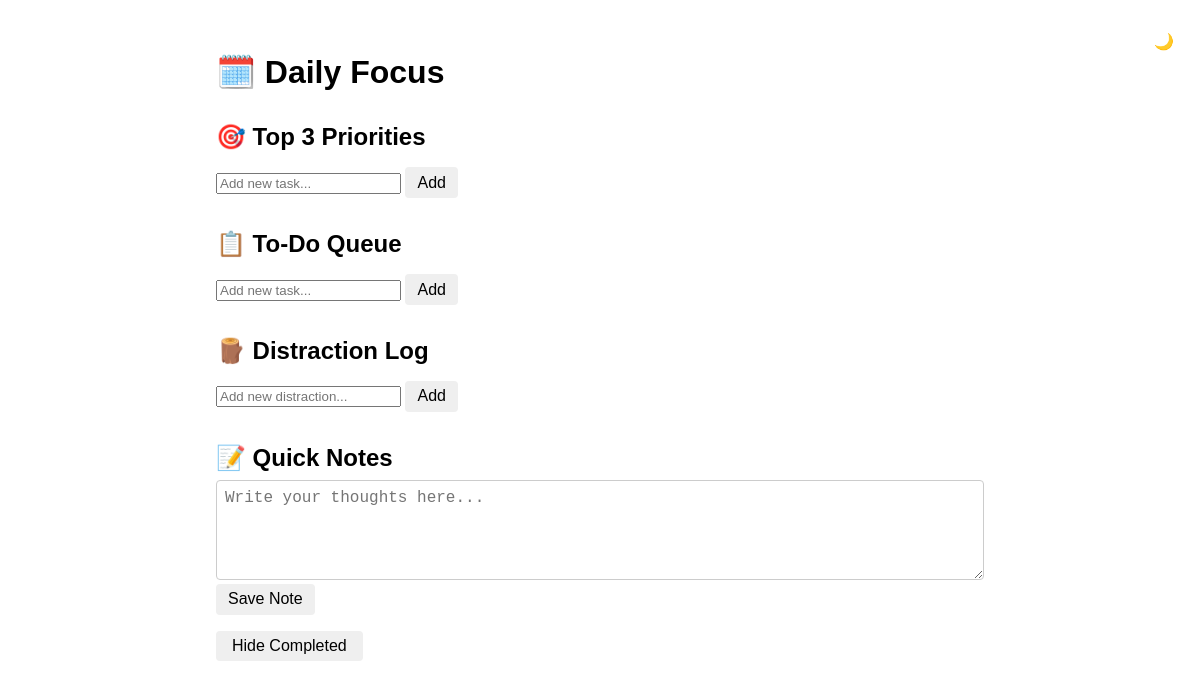
Page /focus?edit_id=16 on the earlier database version.
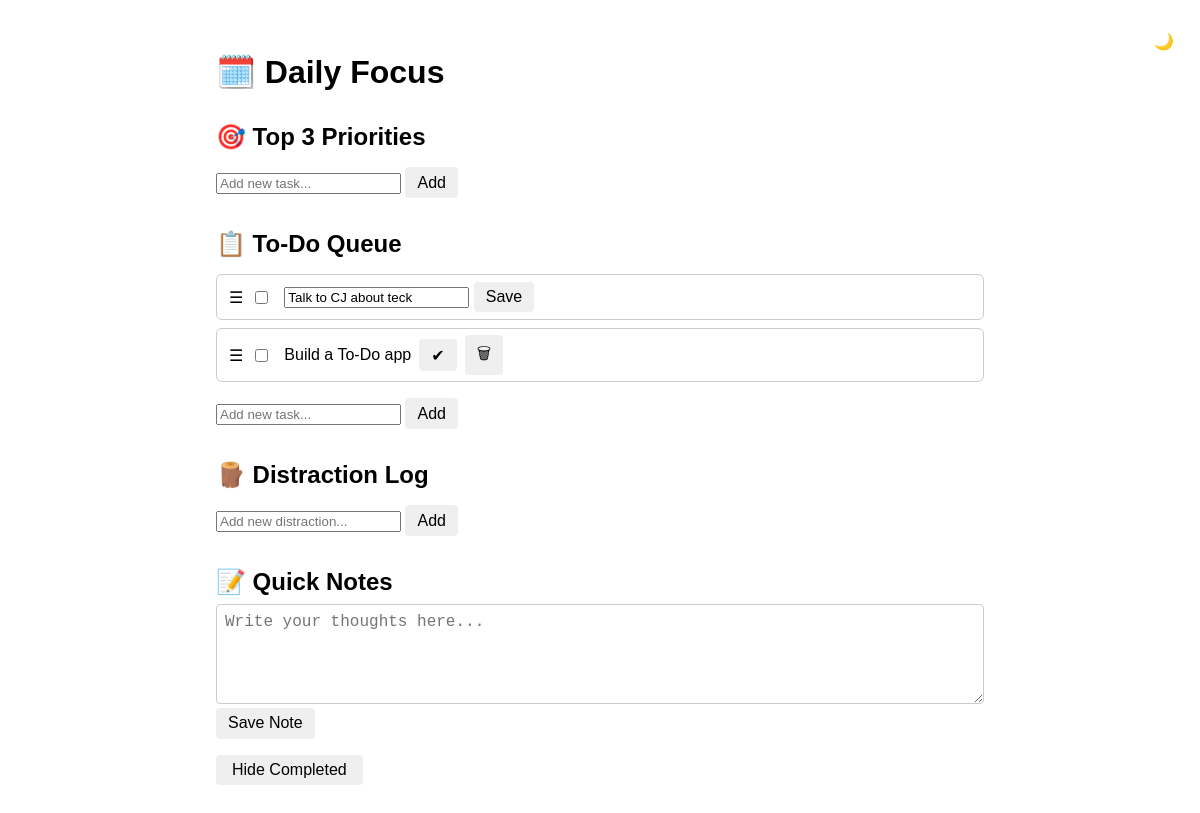
Same page on the later database version.
### app.py (models this page shows)
class Task(db.Model):
    id = db.Column(db.Integer, primary_key=True)
    content = db.Column(db.String(200), nullable=False)  # Task text
    category = db.Column(db.String(50), nullable=False)  # e.g., top3, todo, distractions
    timestamp = db.Column(db.DateTime, default=datetime.utcnow)  # When created
    task_date = db.Column(db.Date, default=date.today)  # For daily focus
    completed = db.Column(db.Boolean, default=False)  # Completion status
    position = db.Column(db.Integer, default=0)  # Sort order

### app.py (the view, shortened to what this page needs)
@app.route("/focus", methods=["GET", "POST"])
def focus():
    editing_id = request.args.get("edit_id", type=int)
    top3 = Task.query.filter_by(category="top3", task_date=date.today()).order_by(Task.position).all()
    todo = Task.query.filter_by(category="todo", task_date=date.today()).order_by(Task.position).all()
    distractions = Task.query.filter_by(category="distractions", task_date=date.today()).order_by(Task.position).all()
    note = Note.query.filter_by(note_date=date.today()).first()
    return render_template("focused.html", top3=top3, todo=todo, distractions=distractions, note=note, editing_id=editing_id)

### templates/focused.html (shortened to what this page needs)
<!DOCTYPE html>
<html lang="en">
<head>
  <link rel="stylesheet" href="{{ url_for('static', filename='styles.css') }}">
</head>
<body>
    <h1>🗓️ Daily Focus</h1>
    <section>
        <h2>🎯 Top 3 Priorities</h2>
        <form method="POST">
        <input name="item" placeholder="Add new task...">
        <button type="submit">Add</button>
        </form>
    </section>
    <section>
        <h2>📋 To-Do Queue</h2>
        <ul id="todo-list">
        {% for task in todo %}
            <li data-id="{{ task.id }}" class="task-row {% if task.completed %}completed-item{% endif %}">
            <span class="drag-handle">☰</span>
            <input type="checkbox" {% if task.completed %}checked{% endif %} onclick="location.href='?edit_id={{ task.id }}'">
            {% if editing_id == task.id %}
                <form method="POST">
                <input name="item" value="{{ task.content }}">
                <button type="submit">Save</button>
                </form>
            {% else %}
                <span>{{ task.content }}</span>
                <form method="POST" class="inline-form">
                <button type="submit">✔</button>
                </form>
                <form method="POST" class="inline-form">
                <button type="submit">🗑</button>
                </form>
            {% endif %}
            </li>
        {% endfor %}
        </ul>
        <form method="POST">
        <input name="item" placeholder="Add new task...">
        <button type="submit">Add</button>
        </form>
    </section>
    <section>
        <h2>🪵 Distraction Log</h2>
        <form method="POST">
        <input name="item" placeholder="Add new distraction...">
        <button type="submit">Add</button>
        </form>
    </section>
    <section>
        <h2>📝 Quick Notes</h2>
        <form method="POST">
        <textarea name="item" placeholder="Write your thoughts here...">{{ note.content if note else '' }}</textarea>
        <button type="submit">Save Note</button>
        </form>
    </section>
    <button id="toggle-completed">Hide Completed</button>
    </body>
    </html>

Differences in the rows shown:
added Task: item "Talk to CJ about teck"
added Task: content "Build a To-Do app"
